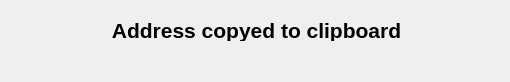
<?xml version="1.0" encoding="UTF-8"?>
<ui version="4.0">
 <class>copyed</class>
 <widget class="QWidget" name="copyed">
  <property name="geometry">
   <rect>
    <x>0</x>
    <y>0</y>
    <width>510</width>
    <height>82</height>
   </rect>
  </property>
  <property name="windowTitle">
   <string>copyed</string>
  </property>
  <widget class="QLabel" name="copyedLabel">
   <property name="geometry">
    <rect>
     <x>16</x>
     <y>20</y>
     <width>481</width>
     <height>21</height>
    </rect>
   </property>
   <property name="font">
    <font>
     <pointsize>16</pointsize>
     <weight>75</weight>
     <bold>true</bold>
    </font>
   </property>
   <property name="text">
    <string>Address copyed to clipboard</string>
   </property>
   <property name="alignment">
    <set>Qt::AlignCenter</set>
   </property>
  </widget>
 </widget>
 <resources/>
 <connections/>
</ui>
